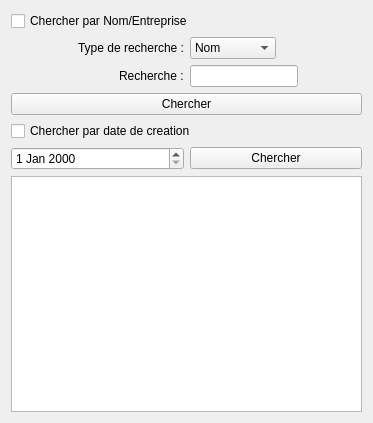
<?xml version="1.0" encoding="UTF-8"?>
<ui version="4.0">
 <class>RechercheContact</class>
 <widget class="QWidget" name="RechercheContact">
  <property name="geometry">
   <rect>
    <x>0</x>
    <y>0</y>
    <width>373</width>
    <height>423</height>
   </rect>
  </property>
  <property name="windowTitle">
   <string>Rechercher Contact</string>
  </property>
  <layout class="QGridLayout" name="gridLayout">
   <item row="4" column="0">
    <layout class="QHBoxLayout" name="horizontalLayout_3">
     <item>
      <widget class="QPushButton" name="searchButton">
       <property name="text">
        <string>Chercher</string>
       </property>
      </widget>
     </item>
    </layout>
   </item>
   <item row="7" column="0">
    <widget class="QTextEdit" name="resultat">
     <property name="readOnly">
      <bool>true</bool>
     </property>
    </widget>
   </item>
   <item row="0" column="0">
    <layout class="QHBoxLayout" name="horizontalLayout_4">
     <item>
      <widget class="QCheckBox" name="checkNE">
       <property name="text">
        <string>Chercher par Nom/Entreprise</string>
       </property>
      </widget>
     </item>
    </layout>
   </item>
   <item row="5" column="0">
    <layout class="QHBoxLayout" name="horizontalLayout_5">
     <item>
      <widget class="QCheckBox" name="checkD">
       <property name="text">
        <string>Chercher par date de creation</string>
       </property>
      </widget>
     </item>
    </layout>
   </item>
   <item row="1" column="0">
    <layout class="QHBoxLayout" name="horizontalLayout">
     <item alignment="Qt::AlignRight">
      <widget class="QLabel" name="label">
       <property name="text">
        <string>Type de recherche :</string>
       </property>
      </widget>
     </item>
     <item alignment="Qt::AlignLeft">
      <widget class="QComboBox" name="critereC">
       <item>
        <property name="text">
         <string>Nom</string>
        </property>
       </item>
       <item>
        <property name="text">
         <string>Entreprise</string>
        </property>
       </item>
      </widget>
     </item>
    </layout>
   </item>
   <item row="6" column="0">
    <layout class="QHBoxLayout" name="horizontalLayout_6">
     <item>
      <widget class="QDateEdit" name="dateCEdit"/>
     </item>
     <item>
      <widget class="QPushButton" name="sdcButton">
       <property name="text">
        <string>Chercher</string>
       </property>
      </widget>
     </item>
    </layout>
   </item>
   <item row="3" column="0">
    <layout class="QHBoxLayout" name="horizontalLayout_2">
     <item alignment="Qt::AlignRight">
      <widget class="QLabel" name="label_2">
       <property name="text">
        <string>Recherche :</string>
       </property>
      </widget>
     </item>
     <item alignment="Qt::AlignLeft">
      <widget class="QLineEdit" name="infoC"/>
     </item>
    </layout>
   </item>
  </layout>
 </widget>
 <resources/>
 <connections/>
</ui>
